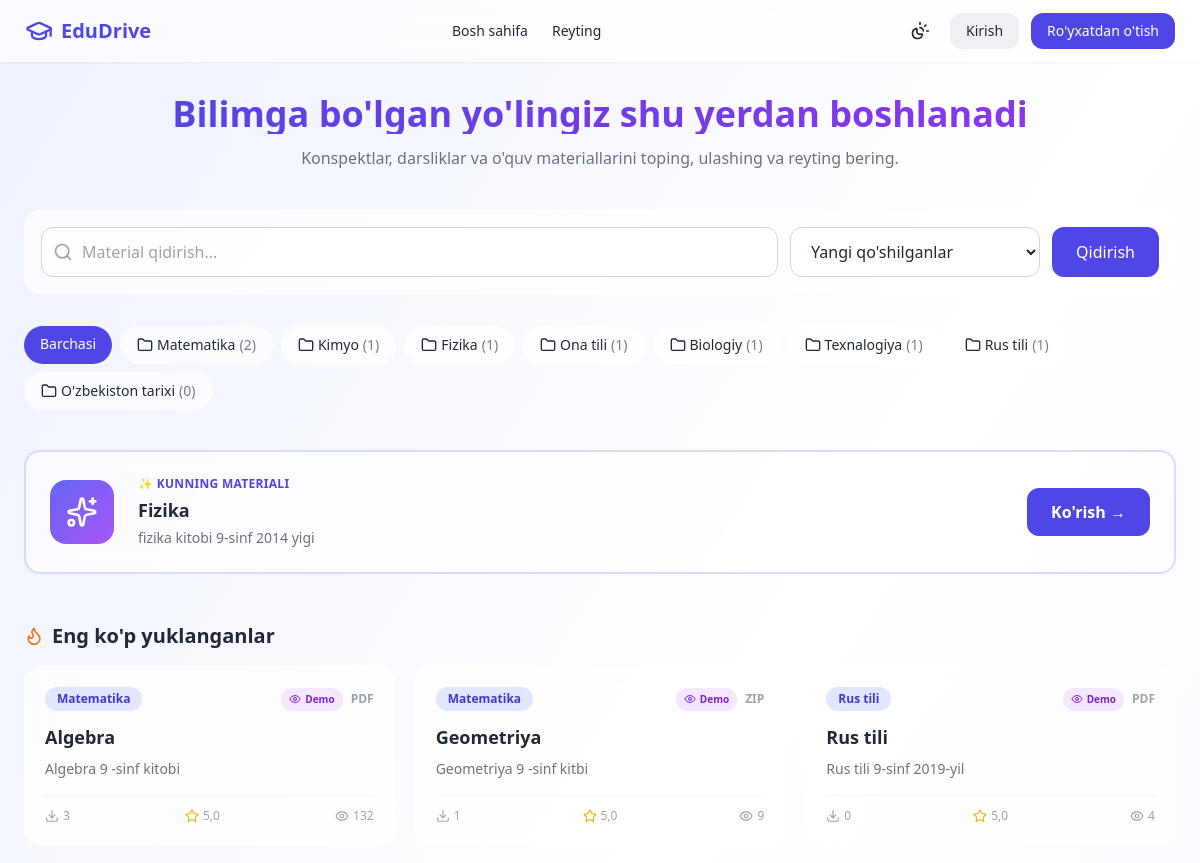
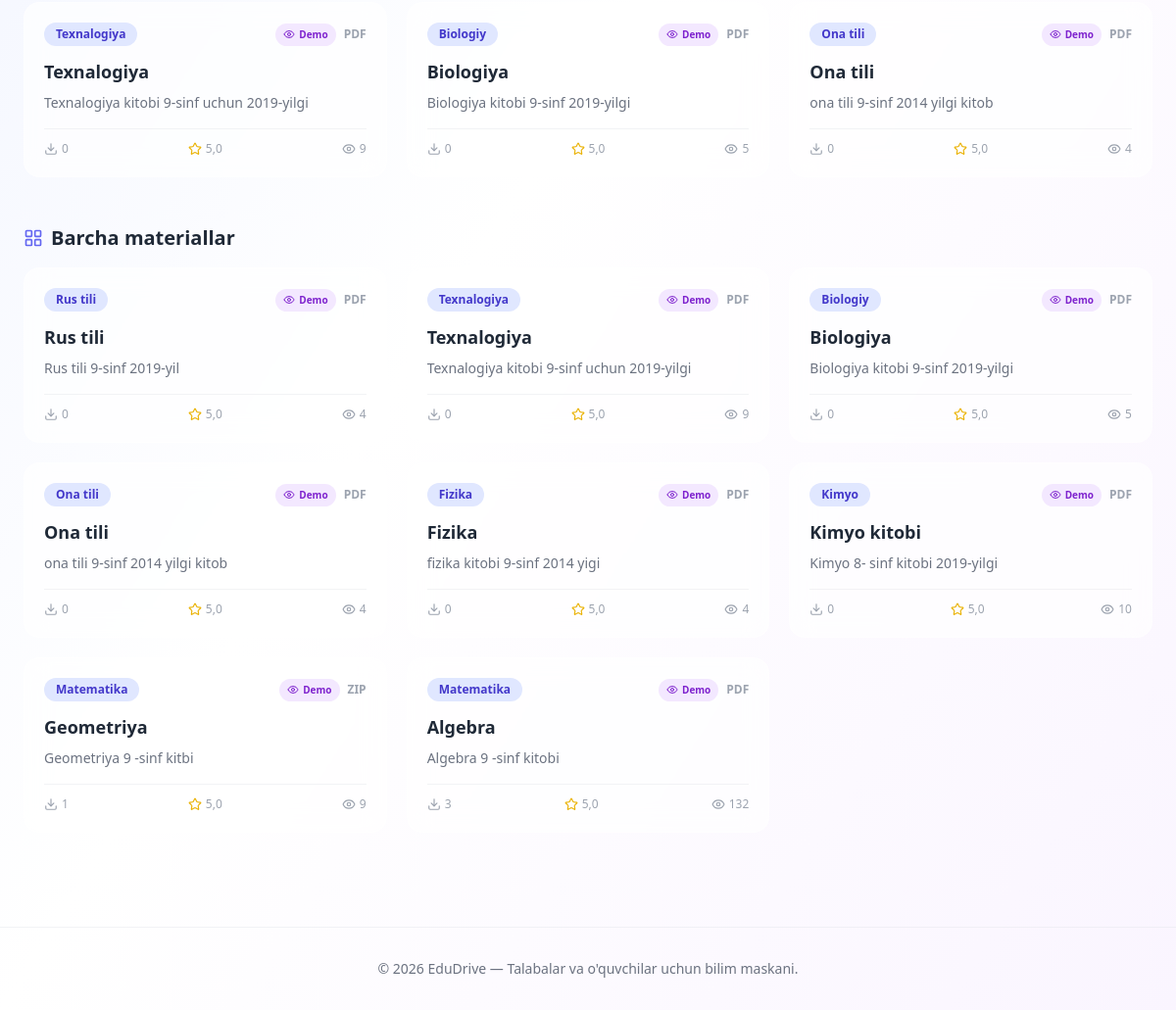
Before: / with the older database file (2 pictures, top to bottom).
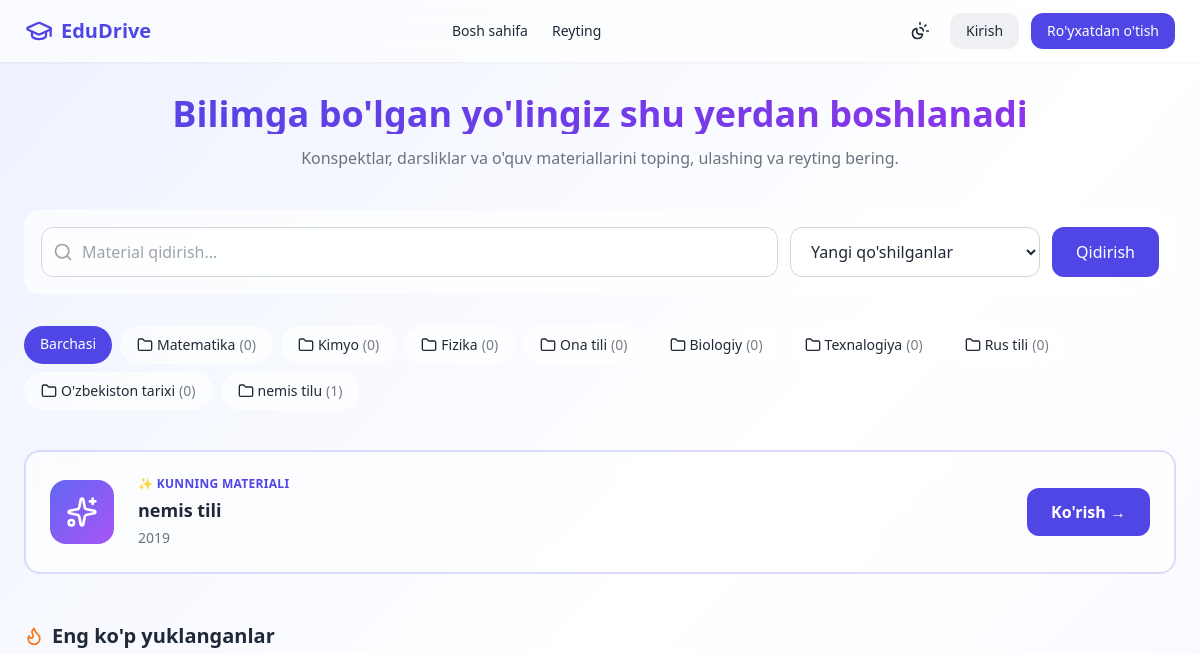
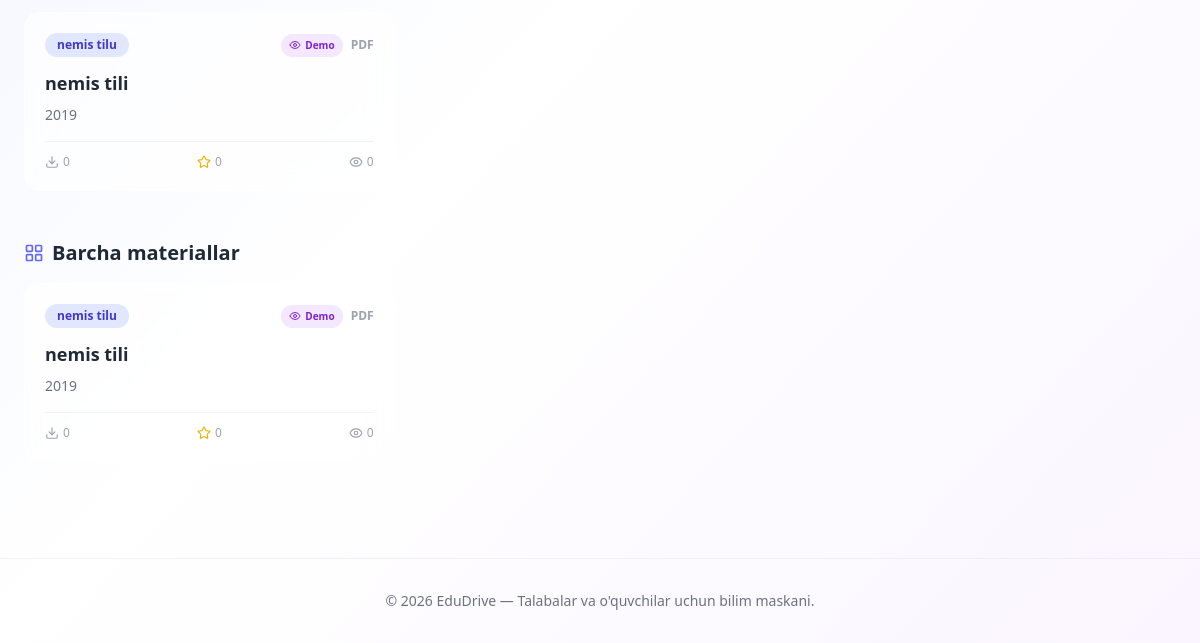
After: the same page with the newer database file (2 pictures, top to bottom).
### core/models.py (models this page shows, shortened)
class Category(models.Model):
    name = models.CharField(max_length=120)
    slug = models.SlugField(max_length=140, unique=True)
    icon = models.CharField(
        max_length=50, default="folder",
        help_text="Lucide icon nomi, masalan: 'book-open', 'code', 'flask-conical'"
    )
    parent_category = models.ForeignKey(
        "self", null=True, blank=True, related_name="subcategories",
        on_delete=models.CASCADE
    )
    order = models.PositiveIntegerField(default=0)
    class Meta:
        db_table = "categories"
        verbose_name = "Kategoriya"
        verbose_name_plural = "Kategoriyalar"
        ordering = ["order", "name"]

class Resource(models.Model):
    class Status(models.TextChoices):
        PENDING = "pending", "Kutilmoqda"
        APPROVED = "approved", "Tasdiqlangan"
        REJECTED = "rejected", "Rad etilgan"
    title = models.CharField(max_length=255)
    slug = models.SlugField(max_length=280, unique=True, blank=True)
    description = models.TextField(blank=True)
    category = models.ForeignKey(Category, related_name="resources", on_delete=models.PROTECT)
    file = models.FileField(upload_to="resources/%Y/%m/", null=True, blank=True)
    telegram_file_id = models.CharField(
        max_length=255, null=True, blank=True,
        help_text="Telegram serveridan tezkor yuborish uchun cache qilingan file_id"
    )
    file_size_kb = models.PositiveIntegerField(default=0)
    file_type = models.CharField(max_length=20, blank=True, help_text="pdf, docx, pptx, image...")
    preview_file = models.FileField(upload_to="previews/%Y/%m/", null=True, blank=True)
    cover_image = models.ImageField(
        upload_to="covers/%Y/%m/", null=True, blank=True,
        help_text="Material muqovasi/skrinshoti (avtomatik yoki qo'lda yuklanishi mumkin)"
    )
    uploaded_by = models.ForeignKey(
        CustomUser, related_name="uploaded_resources", on_delete=models.CASCADE
    )
    uploaded_via = models.CharField(
        max_length=10,
        choices=[("web", "Web-sayt"), ("bot", "Telegram Bot")],
        default="web"
    )
    status = models.CharField(max_length=10, choices=Status.choices, default=Status.PENDING)
    rejection_reason = models.CharField(max_length=255, blank=True)
    download_count = models.PositiveIntegerField(default=0)
    view_count = models.PositiveIntegerField(default=0)
    created_at = models.DateTimeField(auto_now_add=True)
    approved_at = models.DateTimeField(null=True, blank=True)
    class Meta:
        db_table = "resources"
        verbose_name = "O'quv materiali"
        verbose_name_plural = "O'quv materiallari"
        ordering = ["-created_at"]
        indexes = [
            models.Index(fields=["status", "-created_at"]),
            models.Index(fields=["category", "status"]),
        ]
    @property
    def average_rating(self):
        agg = self.reviews.aggregate(avg=models.Avg("rating"))
        return round(agg["avg"] or 0, 1)
    @property
    def is_image(self) -> bool:
        return self.file_type.lower() in ("jpg", "jpeg", "png", "webp", "image")
    @property
    def is_zip(self) -> bool:
        return self.file_type.lower() == "zip"
    @property
    def has_demo_preview(self) -> bool:
        return (
            bool(self.preview_file) or self.is_image
            or (self.is_zip and bool(self.file))
            or (self.is_office_doc and bool(self.file))
        )

### core/views.py (the view)
# urls.py: path("", views.home_view, name="home"),
def home_view(request):
    search_form = SearchForm(request.GET or None)
    resources = Resource.objects.filter(status=Resource.Status.APPROVED).select_related(
        "category", "uploaded_by"
    )
    query = request.GET.get("q", "").strip()
    category_slug = request.GET.get("category", "").strip()
    sort = request.GET.get("sort", "new")
    if query:
        resources = resources.filter(
            Q(title__icontains=query) | Q(description__icontains=query)
        )
    if category_slug:
        resources = resources.filter(category__slug=category_slug)
    if sort == "popular":
        resources = resources.order_by("-download_count")
    elif sort == "rating":
        resources = resources.annotate(avg_rating=Avg("reviews__rating")).order_by("-avg_rating")
    else:
        resources = resources.order_by("-created_at")
    paginator = Paginator(resources, 12)
    page_obj = paginator.get_page(request.GET.get("page"))
    top_downloaded = Resource.objects.filter(
        status=Resource.Status.APPROVED
    ).order_by("-download_count")[:6]
    categories = Category.objects.filter(parent_category__isnull=True).annotate(
        resource_count=Count("resources", filter=Q(resources__status=Resource.Status.APPROVED))
    )
    daily_resource = get_daily_resource()
    context = {
        "page_obj": page_obj,
        "search_form": search_form,
        "top_downloaded": top_downloaded,
        "categories": categories,
        "query": query,
        "active_category": category_slug,
        "active_sort": sort,
        "daily_resource": daily_resource,
    }
    return render(request, "index.html", context)

### core/forms.py
class SearchForm(forms.Form):
    q = forms.CharField(required=False, max_length=200)
    category = forms.CharField(required=False)
    sort = forms.ChoiceField(
        required=False,
        choices=[
            ("new", "Yangi qo'shilganlar"),
            ("popular", "Eng ko'p yuklanganlar"),
            ("rating", "Eng yuqori baholanganlar"),
        ],
    )

### core/context_processors.py (called while the page is built)
def moderation_context(request):
    if request.user.is_authenticated and request.user.is_staff:
        count = Resource.objects.filter(status=Resource.Status.PENDING).count()
        return {"pending_moderation_count": count}
    return {}

### core/views.py (called while the page is built)
def get_daily_resource():
    approved_ids = list(
        Resource.objects.filter(status=Resource.Status.APPROVED).values_list("id", flat=True)
    )
    if not approved_ids:
        return None
    seed = int(hashlib.md5(str(date.today()).encode()).hexdigest(), 16)
    chosen_id = approved_ids[seed % len(approved_ids)]
    return Resource.objects.select_related("category", "uploaded_by").get(id=chosen_id)

### core/templates/index.html (shortened to what this page needs)
{% extends "base.html" %}
{% block content %}
<section class="text-center mb-10">
  <h1 class="text-3xl sm:text-4xl font-extrabold mb-3 bg-gradient-to-r from-brand-600 to-purple-600 bg-clip-text text-transparent">
  </h1>
  <p class="text-gray-500 dark:text-gray-400 max-w-2xl mx-auto">
    Konspektlar, darsliklar va o'quv materiallarini toping, ulashing va reyting bering.
  </p>
</section>
<form method="get" class="glass rounded-2xl p-4 mb-8 flex flex-col sm:flex-row gap-3">
  <div class="relative flex-1">
    <i data-lucide="search" class="w-5 h-5 absolute left-3 top-1/2 -translate-y-1/2 text-gray-400"></i>
    <input type="text" id="search-input" name="q" value="{{ query|default:'' }}" placeholder="Material qidirish..." autocomplete="off"
      class="w-full pl-10 pr-4 py-3 rounded-xl border border-gray-300 dark:border-gray-700 bg-white/70 dark:bg-gray-900/70 focus:ring-2 focus:ring-brand-500 focus:outline-none">
  </div>
  <select name="sort" onchange="this.form.submit()" class="w-full sm:w-auto px-4 py-3 rounded-xl border border-gray-300 dark:border-gray-700 bg-white/70 dark:bg-gray-900/70">
    <option value="new" {% if active_sort == "new" %}selected{% endif %}>Yangi qo'shilganlar</option>
  </select>
  <button type="submit" class="w-full sm:w-auto px-6 py-3 rounded-xl bg-brand-600 hover:bg-brand-700 text-white font-medium transition">
    Qidirish
  </button>
</form>
<div class="flex flex-wrap gap-2 mb-10">
  <a href="{% url 'home' %}" class="px-4 py-2 rounded-full text-sm font-medium transition
    {% if not active_category %}bg-brand-600 text-white{% else %}glass hover:bg-brand-50 dark:hover:bg-gray-800{% endif %}">
    Barchasi
  </a>
  {% for cat in categories %}
  <a href="{% url 'category_detail' cat.slug %}" class="px-4 py-2 rounded-full text-sm font-medium transition flex items-center gap-1
    {% if active_category == cat.slug %}bg-brand-600 text-white{% else %}glass hover:bg-brand-50 dark:hover:bg-gray-800{% endif %}">
    <i data-lucide="{{ cat.icon }}" class="w-4 h-4"></i>
    {{ cat.name }} <span class="opacity-60">({{ cat.resource_count }})</span>
  </a>
  {% endfor %}
</div>
{% if daily_resource and not query and active_sort == "new" and not category_obj %}
<section class="mb-12">
  <div class="glass rounded-2xl p-6 flex flex-col sm:flex-row items-center gap-6 border-2 border-brand-400/30">
    <div class="flex-shrink-0 w-16 h-16 rounded-2xl bg-gradient-to-br from-brand-500 to-purple-500 flex items-center justify-center text-white">
      <i data-lucide="sparkles" class="w-8 h-8"></i>
    </div>
    <div class="flex-1 text-center sm:text-left">
      <p class="text-xs font-bold uppercase tracking-wide text-brand-600 dark:text-brand-400 mb-1">✨ Kunning materiali</p>
      <h3 class="font-bold text-lg mb-1">{{ daily_resource.title }}</h3>
      <p class="text-sm text-gray-500 dark:text-gray-400 line-clamp-1">{{ daily_resource.description }}</p>
    </div>
    <a href="{% url 'resource_detail' daily_resource.slug %}"
       class="px-6 py-3 rounded-xl bg-brand-600 hover:bg-brand-700 text-white font-semibold transition whitespace-nowrap">
      Ko'rish →
    </a>
  </div>
</section>
{% endif %}
{% if not query and top_downloaded and active_sort == "new" and not category_obj %}
<section class="mb-12">
  <h2 class="text-xl font-bold mb-4 flex items-center gap-2">
    <i data-lucide="flame" class="w-5 h-5 text-orange-500"></i> Eng ko'p yuklanganlar
  </h2>
  <div class="grid grid-cols-1 sm:grid-cols-2 lg:grid-cols-3 gap-5">
    {% for r in top_downloaded %}
      {% include "_resource_card.html" with resource=r %}
    {% endfor %}
  </div>
</section>
{% endif %}
<section>
  <h2 class="text-xl font-bold mb-4 flex items-center gap-2">
    <i data-lucide="layout-grid" class="w-5 h-5 text-brand-500"></i>
    {% if category_obj %}{{ category_obj.name }}
    {% elif query %}"{{ query }}" bo'yicha natijalar
    {% elif active_sort == "popular" %}Eng ko'p yuklanganlar
    {% elif active_sort == "rating" %}Eng yuqori baholangan materiallar
    {% else %}Barcha materiallar{% endif %}
  </h2>
  <div id="results-grid" class="grid grid-cols-1 sm:grid-cols-2 lg:grid-cols-3 gap-5">
    {% for r in page_obj %}
      {% include "_resource_card.html" with resource=r %}
    {% empty %}
      <div class="col-span-full text-center py-16 text-gray-400">
        <i data-lucide="folder-search" class="w-12 h-12 mx-auto mb-3"></i>
        Hech qanday material topilmadi.
      </div>
    {% endfor %}
  </div>
</section>
{% endblock %}

### core/templates/base.html (shortened to what this page needs)
<!DOCTYPE html>
<html lang="uz" class="scroll-smooth">
<head>
<script src="https://cdn.tailwindcss.com"></script>
</head>
<body class="bg-gradient-to-br from-indigo-50 via-white to-purple-50 dark:from-gray-950 dark:via-gray-900 dark:to-gray-950 min-h-screen text-gray-800 dark:text-gray-100 transition-colors duration-300 overflow-x-hidden">
<nav class="glass sticky top-0 z-50 shadow-sm">
  <div class="max-w-7xl mx-auto px-3 sm:px-6 py-3 flex flex-wrap items-center justify-between gap-y-2">
    <a href="{% url 'home' %}" class="flex items-center gap-1.5 sm:gap-2 font-bold text-lg sm:text-xl text-brand-600 dark:text-brand-400">
      <i data-lucide="graduation-cap" class="w-6 h-6 sm:w-7 sm:h-7"></i>
      EduDrive
    </a>
    <div class="hidden md:flex items-center gap-6 text-sm font-medium">
      <a href="{% url 'home' %}" class="hover:text-brand-600 dark:hover:text-brand-400 transition">Bosh sahifa</a>
      {% if user.is_authenticated %}
        <a href="{% url 'leaderboard' %}" class="hover:text-brand-600 dark:hover:text-brand-400 transition">Reyting</a>
        <a href="{% url 'upload_resource' %}" class="hover:text-brand-600 dark:hover:text-brand-400 transition">Yuklash</a>
        <a href="{% url 'profile' %}" class="hover:text-brand-600 dark:hover:text-brand-400 transition">Profil</a>
        {% if user.is_staff %}
        <a href="{% url 'moderation_dashboard' %}" class="hover:text-brand-600 dark:hover:text-brand-400 transition flex items-center gap-1">
          <i data-lucide="shield-check" class="w-4 h-4"></i> Moderatsiya
          <span id="moderation-badge" class="bg-red-500 text-white text-[10px] font-bold rounded-full w-4 h-4 flex items-center justify-center {% if not pending_moderation_count %}hidden{% endif %}">{{ pending_moderation_count|default:0 }}</span>
        </a>
        {% endif %}
      {% else %}
        <a href="{% url 'leaderboard' %}" class="hover:text-brand-600 dark:hover:text-brand-400 transition">Reyting</a>
      {% endif %}
    </div>
    <div class="flex items-center gap-1.5 sm:gap-3">
      <button id="theme-toggle" class="p-1.5 sm:p-2 rounded-full hover:bg-gray-200/50 dark:hover:bg-gray-800/50 transition">
        <i data-lucide="sun-moon" class="w-4 h-4 sm:w-5 sm:h-5"></i>
      </button>
      {% if user.is_authenticated %}
        <span class="hidden sm:inline text-sm font-semibold text-brand-600 dark:text-brand-400">
          {{ user.points }} <i data-lucide="star" class="w-4 h-4 inline"></i>
        </span>
        <a href="{% url 'logout' %}" class="px-2.5 py-1.5 sm:px-4 sm:py-2 rounded-xl bg-gray-200/60 dark:bg-gray-800/60 hover:bg-gray-300/60 dark:hover:bg-gray-700/60 transition text-xs sm:text-sm font-medium whitespace-nowrap">
          Chiqish
        </a>
      {% else %}
        <a href="{% url 'login' %}" class="px-2.5 py-1.5 sm:px-4 sm:py-2 rounded-xl bg-gray-200/60 dark:bg-gray-800/60 hover:bg-gray-300/60 transition text-xs sm:text-sm font-medium whitespace-nowrap">Kirish</a>
        <a href="{% url 'register' %}" class="px-2.5 py-1.5 sm:px-4 sm:py-2 rounded-xl bg-brand-600 text-white hover:bg-brand-700 transition text-xs sm:text-sm font-medium whitespace-nowrap">
          <span class="hidden xs:inline sm:inline">Ro'yxatdan o'tish</span>
        </a>
      {% endif %}
    </div>
  </div>
</nav>
<main class="max-w-7xl mx-auto px-4 sm:px-6 py-8 animate-[fadeIn_0.4s_ease-in-out]">
  {% block content %}{% endblock %}
</main>
<footer class="mt-16 py-8 text-center text-sm text-gray-500 dark:text-gray-400 border-t border-gray-200/50 dark:border-gray-800/50">
  &copy; {% now "Y" %} EduDrive — Talabalar va o'quvchilar uchun bilim maskani.
</footer>
</body>
</html>

### core/templates/_resource_card.html (shortened to what this page needs)
<a href="{% url 'resource_detail' resource.slug %}"
   class="glass rounded-2xl p-5 hover:shadow-xl hover:-translate-y-1 transition-all duration-300 flex flex-col">
  <div class="flex items-center justify-between mb-3">
    <span class="text-xs font-semibold px-3 py-1 rounded-full bg-brand-100 dark:bg-brand-700/30 text-brand-700 dark:text-brand-300">
      {{ resource.category.name }}
    </span>
    <div class="flex items-center gap-2">
      {% if resource.has_demo_preview %}
      <span class="text-[10px] font-bold px-2 py-1 rounded-full bg-purple-100 dark:bg-purple-900/40 text-purple-700 dark:text-purple-300 flex items-center gap-1">
        <i data-lucide="eye" class="w-3 h-3"></i> Demo
      </span>
      {% endif %}
      <span class="text-xs uppercase font-bold text-gray-400">{{ resource.file_type|default:"FAYL" }}</span>
    </div>
  </div>
  <h3 class="font-bold text-lg mb-2 line-clamp-2">{{ resource.title }}</h3>
  <p class="text-sm text-gray-500 dark:text-gray-400 line-clamp-2 mb-4 flex-1">{{ resource.description }}</p>
  <div class="flex items-center justify-between text-xs text-gray-400 pt-3 border-t border-gray-200/50 dark:border-gray-700/50">
    <span class="flex items-center gap-1"><i data-lucide="download" class="w-3.5 h-3.5"></i> {{ resource.download_count }}</span>
    <span class="flex items-center gap-1"><i data-lucide="star" class="w-3.5 h-3.5 text-yellow-500"></i> {{ resource.average_rating }}</span>
    <span class="flex items-center gap-1"><i data-lucide="eye" class="w-3.5 h-3.5"></i> {{ resource.view_count }}</span>
  </div>
</a>

### core/templates/base.html (style rules this page uses)
.glass { background: rgba(255, 255, 255, 0.65); backdrop-filter: blur(12px); -webkit-backdrop-filter: blur(12px); border: 1px solid rgba(255, 255, 255, 0.3); }

Changed rows visible on the page:
removed Resource: title "Fizika", description "fizika kitobi 9-sinf 2014 yigi", category.name "Fizika", shows "Demo", file_type "PDF", download_count "0", average_rating "5,0", view_count "4", shown under "Barcha materiallar"
removed Resource: category.name "Matematika", shows "Demo", file_type "PDF", title "Algebra", description "Algebra 9 -sinf kitobi", download_count "3", average_rating "5,0", view_count "132"
removed Resource: category.name "Matematika", preview_file "Demo", file_type "ZIP", title "Geometriya", description "Geometriya 9 -sinf kitbi", download_count "1", average_rating "5,0", view_count "9"
removed Resource: category.name "Rus tili", shows "Demo", file_type "PDF", title "Rus tili", description "Rus tili 9-sinf 2019-yil", download_count "0", average_rating "5,0", view_count "4"
removed Resource: category.name "Texnalogiya", shows "Demo", file_type "PDF", title "Texnalogiya", description "Texnalogiya kitobi 9-sinf uchun 2019-yilgi", download_count "0", average_rating "5,0", view_count "9"
removed Resource: category.name "Biologiy", shows "Demo", file_type "PDF", title "Biologiya", description "Biologiya kitobi 9-sinf 2019-yilgi", download_count "0", average_rating "5,0", view_count "5"
removed Resource: category.name "Ona tili", shows "Demo", file_type "PDF", title "Ona tili", description "ona tili 9-sinf 2014 yilgi kitob", download_count "0", average_rating "5,0", view_count "4"
removed Resource: category.name "Kimyo", shows "Demo", file_type "PDF", title "Kimyo kitobi", description "Kimyo 8- sinf kitobi 2019-yilgi", download_count "0", average_rating "5,0", view_count "10", shown under "Barcha materiallar"
computed for Category "Matematika": resource_count "2" → "0"
computed for Category "Kimyo": resource_count "1" → "0"
computed for Category "Fizika": resource_count "1" → "0"
computed for Category "Ona tili": resource_count "1" → "0"
computed for Category "Biologiy": resource_count "1" → "0"
computed for Category "Texnalogiya": resource_count "1" → "0"
computed for Category "Rus tili": resource_count "1" → "0"
added Category: name "nemis tilu", resource_count "1"
added Resource: title "nemis tili", description "2019", category.name "nemis tilu", shows "Demo", file_type "PDF", download_count "0", average_rating "0", view_count "0"
